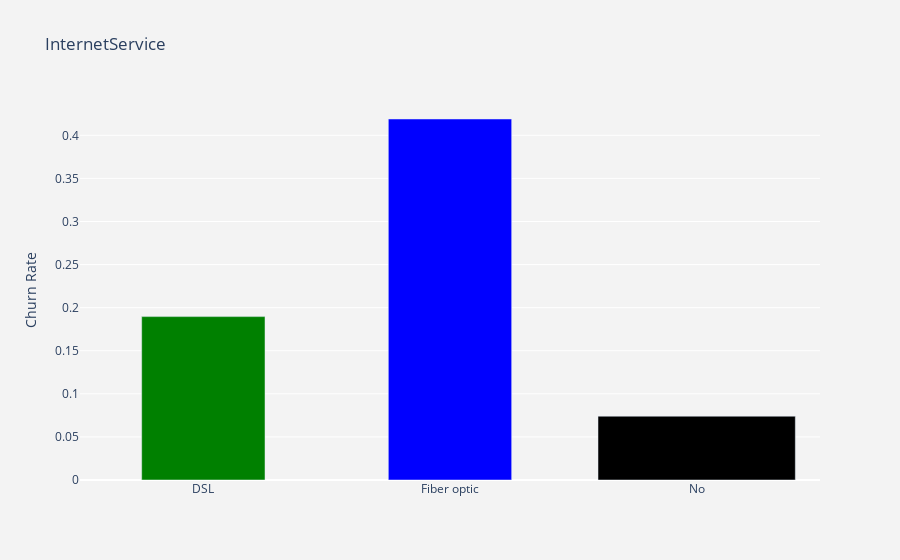

The notebook cell this image was saved under:
### Markdown cell above
Female customers are more likely to churn vs. male customers, but the difference is minimal (~0.8%).

Let’s replicate this for all categorical columns. To not repeat what we did for gender, you can find the code needed for all below:

Now we go over the features which show the most significant difference across their values:

### 1.2 Internet Service

### Code cell
import plotly.graph_objs as go
import plotly.offline as pyoff

df_plot = df_data.groupby('InternetService').Churn.mean().reset_index()

plot_data = [
    go.Bar(
        x=df_plot['InternetService'],
        y=df_plot['Churn'],
        width = [0.5, 0.5],
        marker=dict(
        color=['green', 'blue'])
    )
]
plot_layout = go.Layout(
        xaxis={"type": "category"},
        yaxis={"title": "Churn Rate"},
        title='InternetService',
        plot_bgcolor  = 'rgb(243,243,243)',
        paper_bgcolor  = 'rgb(243,243,243)',
    )
fig = go.Figure(data=plot_data, layout=plot_layout)
pyoff.iplot(fig)

### Figure 1 — Plotly figure (JSON) as saved in the notebook; plotly's stock layout.template omitted (floating-point values rounded to 4 significant figures)
{"data": [{"marker": {"color": ["green", "blue"]}, "type": "bar", "width": [0.5, 0.5], "x": ["DSL", "Fiber optic", "No"], "y": [0.1896, 0.4189, 0.07405]}], "layout": {"paper_bgcolor": "rgb(243,243,243)", "plot_bgcolor": "rgb(243,243,243)", "title": {"text": "InternetService"}, "xaxis": {"type": "category"}, "yaxis": {"title": {"text": "Churn Rate"}}}}
